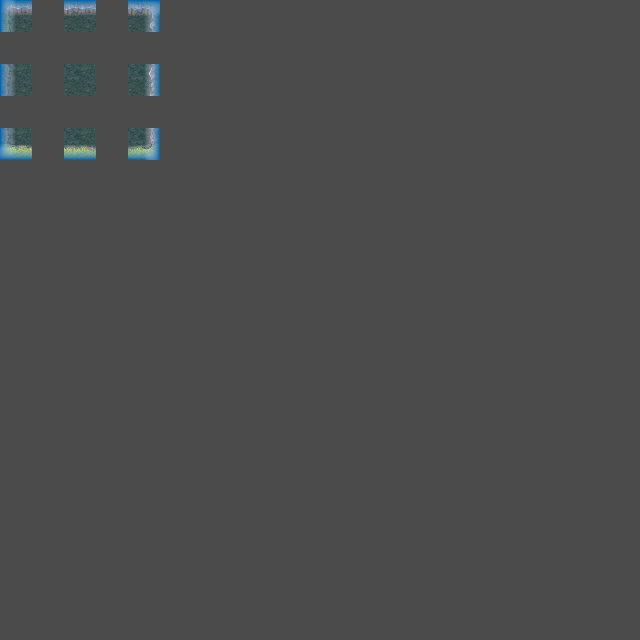

A level layout from a 2D game, rendered from its tile map. Below: a short description, then the map file with tile-grid data replaced by summaries:
An orthogonal 20x20 tile map with 32x32 px tiles, 3 tile layers (regions, input_ground, output_col), 2 tilesets.

<map version="1.0" orientation="orthogonal" width="20" height="20" tilewidth="32" tileheight="32" backgroundcolor="#4b4b4b">
 <tileset firstgid="1" source="../tilesets/land.tsx" />
 <tileset firstgid="369" name="col" tilewidth="32" tileheight="32">
  <image source="../../imgs/col.png" width="224" height="192" />
 </tileset>
 <layer name="regions" width="20" height="20">
  <data>[400 cells, 9 non-empty, 1 distinct tile ids]</data>
 </layer>
 <layer name="input_ground" width="20" height="20">
  <data>[400 cells, 9 non-empty, 9 distinct tile ids]</data>
 </layer>
 <layer name="output_col" width="20" height="20">
  <data>[400 cells, 8 non-empty, 8 distinct tile ids]</data>
 </layer>
</map>
